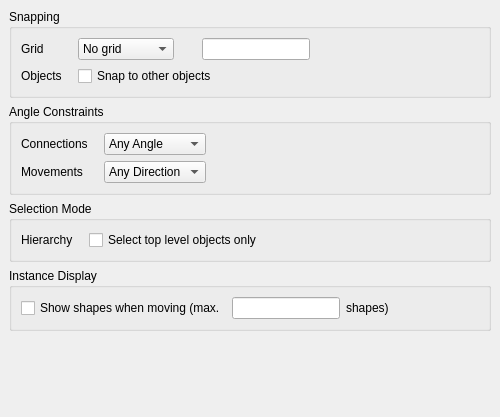
<ui version="4.0" >
 <class>EditorOptionsGeneric</class>
 <widget class="QWidget" name="EditorOptionsGeneric" >
  <property name="geometry" >
   <rect>
    <x>0</x>
    <y>0</y>
    <width>500</width>
    <height>417</height>
   </rect>
  </property>
  <property name="windowTitle" >
   <string>Form</string>
  </property>
  <layout class="QVBoxLayout" >
   <property name="margin" >
    <number>9</number>
   </property>
   <property name="spacing" >
    <number>6</number>
   </property>
   <item>
    <widget class="QGroupBox" name="groupBox" >
     <property name="title" >
      <string>Snapping</string>
     </property>
     <layout class="QGridLayout" >
      <property name="margin" >
       <number>9</number>
      </property>
      <property name="spacing" >
       <number>6</number>
      </property>
      <item row="0" column="4" >
       <spacer>
        <property name="orientation" >
         <enum>Qt::Horizontal</enum>
        </property>
        <property name="sizeHint" >
         <size>
          <width>148</width>
          <height>16</height>
         </size>
        </property>
       </spacer>
      </item>
      <item row="0" column="2" >
       <spacer>
        <property name="orientation" >
         <enum>Qt::Horizontal</enum>
        </property>
        <property name="sizeType" >
         <enum>QSizePolicy::Fixed</enum>
        </property>
        <property name="sizeHint" >
         <size>
          <width>16</width>
          <height>20</height>
         </size>
        </property>
       </spacer>
      </item>
      <item row="0" column="3" >
       <widget class="QLineEdit" name="edit_grid_le" >
        <property name="sizePolicy" >
         <sizepolicy>
          <hsizetype>0</hsizetype>
          <vsizetype>0</vsizetype>
          <horstretch>0</horstretch>
          <verstretch>0</verstretch>
         </sizepolicy>
        </property>
        <property name="toolTip" >
         <string>Enter the grid in micron. Can be anisotropic ("gx,gy")</string>
        </property>
       </widget>
      </item>
      <item row="0" column="0" >
       <widget class="QLabel" name="label_5" >
        <property name="text" >
         <string>Grid</string>
        </property>
       </widget>
      </item>
      <item row="1" column="0" >
       <widget class="QLabel" name="label_6" >
        <property name="text" >
         <string>Objects   </string>
        </property>
       </widget>
      </item>
      <item row="0" column="1" >
       <widget class="QComboBox" name="grid_cb" >
        <item>
         <property name="text" >
          <string>No grid</string>
         </property>
        </item>
        <item>
         <property name="text" >
          <string>Global grid</string>
         </property>
        </item>
        <item>
         <property name="text" >
          <string>Other grid ...</string>
         </property>
        </item>
       </widget>
      </item>
      <item row="1" column="1" colspan="4" >
       <widget class="QCheckBox" name="snap_objects_cbx" >
        <property name="text" >
         <string>Snap to other objects</string>
        </property>
       </widget>
      </item>
     </layout>
    </widget>
   </item>
   <item>
    <widget class="QGroupBox" name="groupBox_2" >
     <property name="title" >
      <string>Angle Constraints</string>
     </property>
     <layout class="QGridLayout" >
      <property name="margin" >
       <number>9</number>
      </property>
      <property name="spacing" >
       <number>6</number>
      </property>
      <item row="1" column="0" >
       <widget class="QLabel" name="label_3" >
        <property name="text" >
         <string>Movements   </string>
        </property>
       </widget>
      </item>
      <item row="0" column="0" >
       <widget class="QLabel" name="label_2" >
        <property name="text" >
         <string>Connections   </string>
        </property>
       </widget>
      </item>
      <item row="0" column="1" >
       <widget class="QComboBox" name="conn_angle_cb" >
        <item>
         <property name="text" >
          <string>Any Angle</string>
         </property>
        </item>
        <item>
         <property name="text" >
          <string>Diagonal</string>
         </property>
        </item>
        <item>
         <property name="text" >
          <string>Manhattan</string>
         </property>
        </item>
       </widget>
      </item>
      <item row="1" column="1" >
       <widget class="QComboBox" name="move_angle_cb" >
        <item>
         <property name="text" >
          <string>Any Direction</string>
         </property>
        </item>
        <item>
         <property name="text" >
          <string>Diagonal</string>
         </property>
        </item>
        <item>
         <property name="text" >
          <string>Manhattan</string>
         </property>
        </item>
       </widget>
      </item>
      <item rowspan="2" row="0" column="2" >
       <spacer>
        <property name="orientation" >
         <enum>Qt::Horizontal</enum>
        </property>
        <property name="sizeHint" >
         <size>
          <width>257</width>
          <height>41</height>
         </size>
        </property>
       </spacer>
      </item>
     </layout>
    </widget>
   </item>
   <item>
    <widget class="QGroupBox" name="groupBox_3" >
     <property name="title" >
      <string>Selection Mode</string>
     </property>
     <layout class="QGridLayout" >
      <property name="margin" >
       <number>9</number>
      </property>
      <property name="spacing" >
       <number>6</number>
      </property>
      <item row="0" column="1" >
       <widget class="QCheckBox" name="hier_sel_cbx" >
        <property name="sizePolicy" >
         <sizepolicy>
          <hsizetype>7</hsizetype>
          <vsizetype>0</vsizetype>
          <horstretch>0</horstretch>
          <verstretch>0</verstretch>
         </sizepolicy>
        </property>
        <property name="text" >
         <string>Select top level objects only</string>
        </property>
       </widget>
      </item>
      <item row="0" column="0" >
       <widget class="QLabel" name="label_4" >
        <property name="text" >
         <string>Hierarchy   </string>
        </property>
       </widget>
      </item>
     </layout>
    </widget>
   </item>
   <item>
    <widget class="QGroupBox" name="groupBox_4" >
     <property name="title" >
      <string>Instance Display</string>
     </property>
     <layout class="QHBoxLayout" >
      <property name="margin" >
       <number>9</number>
      </property>
      <property name="spacing" >
       <number>6</number>
      </property>
      <item>
       <widget class="QCheckBox" name="show_shapes_cbx" >
        <property name="text" >
         <string>Show shapes when moving (max.</string>
        </property>
       </widget>
      </item>
      <item>
       <widget class="QLineEdit" name="max_shapes_le" >
        <property name="sizePolicy" >
         <sizepolicy>
          <hsizetype>5</hsizetype>
          <vsizetype>0</vsizetype>
          <horstretch>0</horstretch>
          <verstretch>0</verstretch>
         </sizepolicy>
        </property>
       </widget>
      </item>
      <item>
       <widget class="QLabel" name="label_13" >
        <property name="text" >
         <string>shapes)</string>
        </property>
       </widget>
      </item>
      <item>
       <spacer>
        <property name="orientation" >
         <enum>Qt::Horizontal</enum>
        </property>
        <property name="sizeHint" >
         <size>
          <width>20</width>
          <height>20</height>
         </size>
        </property>
       </spacer>
      </item>
     </layout>
    </widget>
   </item>
   <item>
    <spacer>
     <property name="orientation" >
      <enum>Qt::Vertical</enum>
     </property>
     <property name="sizeHint" >
      <size>
       <width>121</width>
       <height>51</height>
      </size>
     </property>
    </spacer>
   </item>
  </layout>
 </widget>
 <tabstops>
  <tabstop>grid_cb</tabstop>
  <tabstop>edit_grid_le</tabstop>
  <tabstop>snap_objects_cbx</tabstop>
  <tabstop>conn_angle_cb</tabstop>
  <tabstop>move_angle_cb</tabstop>
  <tabstop>hier_sel_cbx</tabstop>
  <tabstop>show_shapes_cbx</tabstop>
  <tabstop>max_shapes_le</tabstop>
 </tabstops>
 <resources/>
 <connections/>
</ui>
